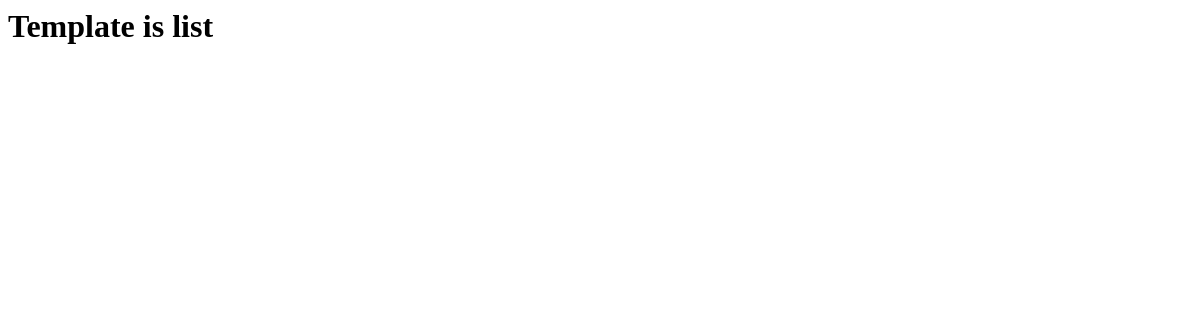
/posts/, run on an earlier commit of the app's database.
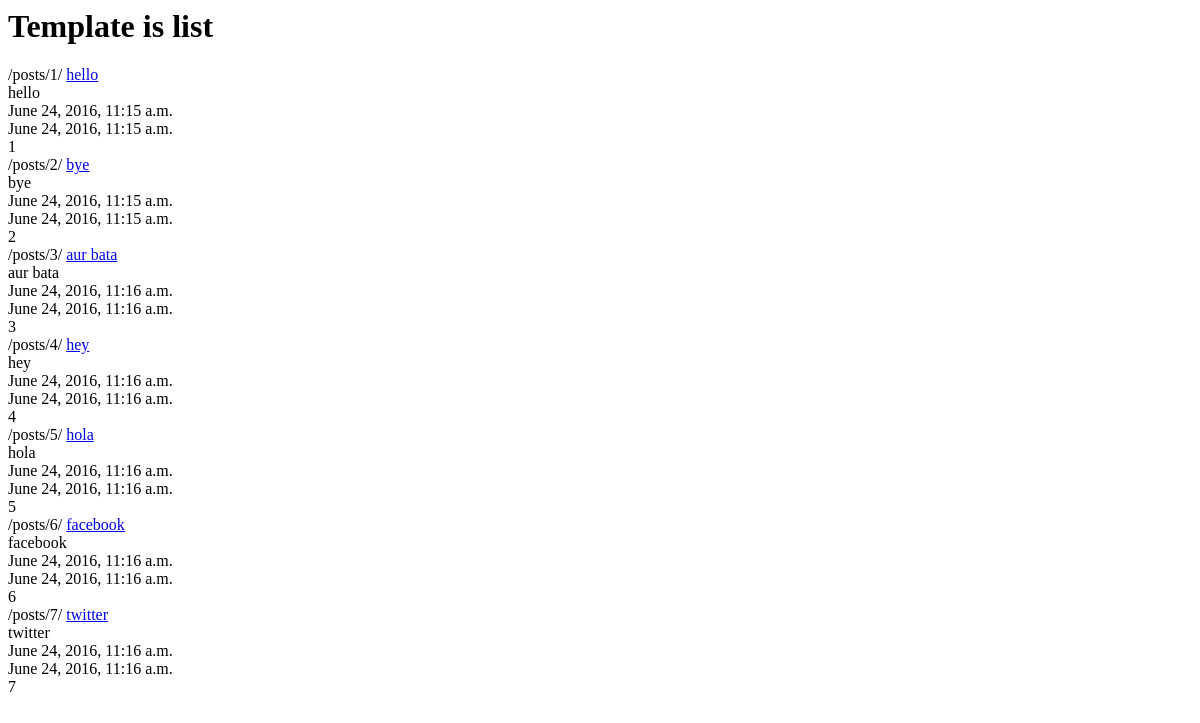
And on a later commit of the database.
### posts/models.py (models this page shows, shortened)
class Post(models.Model):
	title = models.CharField(max_length=150)
	content = models.TextField()
	updated = models.DateTimeField(auto_now=True,auto_now_add=False)
	timestamp = models.DateTimeField(auto_now=False,auto_now_add=True)
	def get_absolute_url(self):
		return reverse('posts:detail',kwargs={"id":self.id})

### posts/views.py (the view)
def post_list(request):
	obj=Post.objects.all()
	context = {
	"object_list" : obj ,
	"title" : "list"
	}
	return render(request,"index.html",context)

### templates/index.html (shortened to what this page needs)
<html>
<head>
</head>
<body>
	<h1>Template is {{title}}</h1>
	{% for obj in object_list %}
	{% url "posts:detail" id=obj.id %}
	<a href='{{ obj.get_absolute_url }}'>{{obj.title}}</a></br>
	{{obj.content}}</br>
	{{obj.timestamp}}</br>
	{{obj.updated}}</br>
	{{obj.pk}}</br>
	{% endfor %}
</body>
</html>

What changed in the data, as far as the page shows it:
added Post: id "/posts/1/", title "hello", content "hello", timestamp "June 24, 2016, 11:15 a.m.", updated "June 24, 2016, 11:15 a.m.", pk "1"
added Post: id "/posts/2/", title "bye", content "bye", timestamp "June 24, 2016, 11:15 a.m.", updated "June 24, 2016, 11:15 a.m.", pk "2"
added Post: id "/posts/3/", title "aur bata", content "aur bata", timestamp "June 24, 2016, 11:16 a.m.", updated "June 24, 2016, 11:16 a.m.", pk "3"
added Post: id "/posts/4/", title "hey", content "hey", timestamp "June 24, 2016, 11:16 a.m.", updated "June 24, 2016, 11:16 a.m.", pk "4"
added Post: id "/posts/5/", title "hola", content "hola", timestamp "June 24, 2016, 11:16 a.m.", updated "June 24, 2016, 11:16 a.m.", pk "5"
added Post: id "/posts/6/", title "facebook", content "facebook", timestamp "June 24, 2016, 11:16 a.m.", updated "June 24, 2016, 11:16 a.m.", pk "6"
added Post: id "/posts/7/", title "twitter", content "twitter", timestamp "June 24, 2016, 11:16 a.m.", updated "June 24, 2016, 11:16 a.m.", pk "7"
